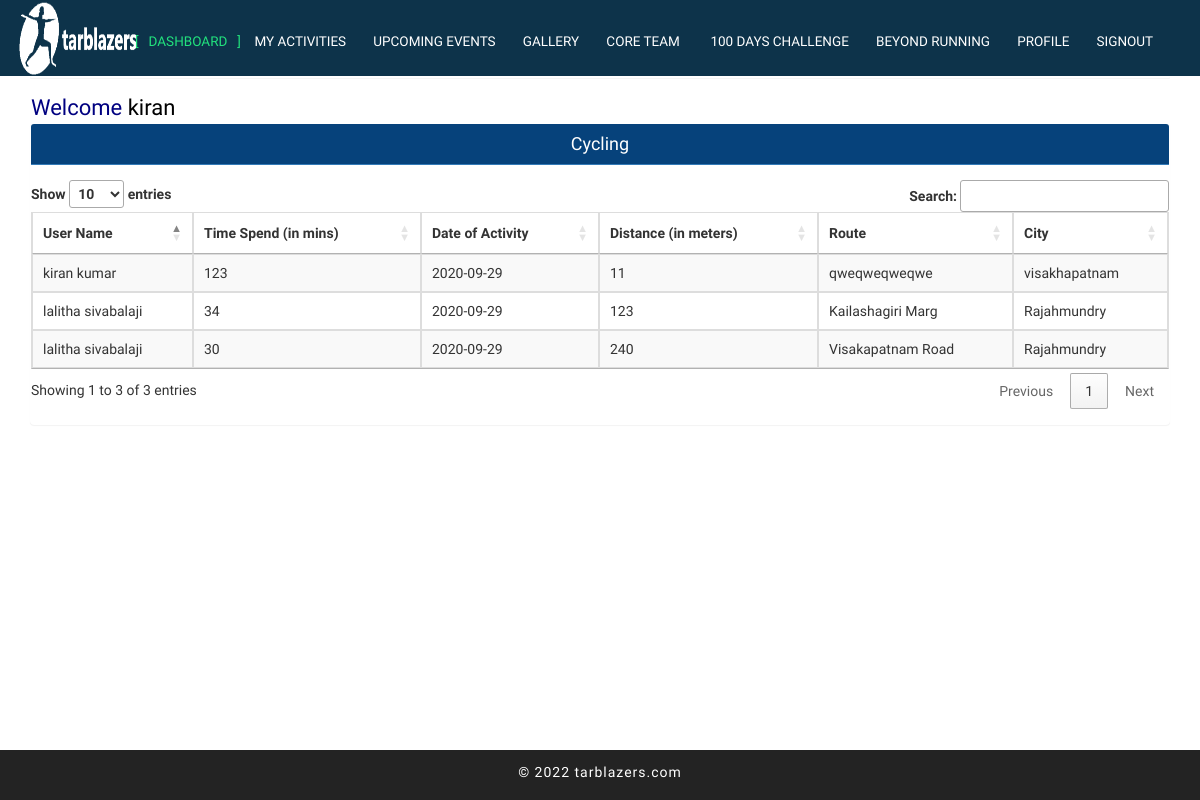
/user/leaderboard.php?activity_id=2 (signed in), run on the app's committed database.
### tables this page shows
CREATE TABLE `activities` (
  `activity_id` int(11) NOT NULL,
  `name` varchar(255) NOT NULL,
  `status` tinyint(4) NOT NULL DEFAULT '1',
  `created_on` datetime NOT NULL DEFAULT CURRENT_TIMESTAMP
);

CREATE TABLE `user_activities` (
  `id` int(11) NOT NULL,
  `user_id` int(11) NOT NULL,
  `activity_id` int(11) NOT NULL,
  `distance` int(11) DEFAULT NULL COMMENT 'in meters',
  `time` int(11) NOT NULL COMMENT 'in minutes',
  `date` date NOT NULL,
  `route` varchar(255) DEFAULT NULL,
  `status` tinyint(4) NOT NULL DEFAULT '1',
  `created_on` datetime NOT NULL DEFAULT CURRENT_TIMESTAMP
);

CREATE TABLE `users` (
  `user_id` int(11) NOT NULL,
  `firstname` varchar(255) NOT NULL,
  `lastname` varchar(255) NOT NULL,
  `mobile` varchar(255) NOT NULL,
  `email` varchar(255) NOT NULL,
  `city` varchar(255) NOT NULL,
  `password` varchar(255) NOT NULL,
  `dob` date NOT NULL,
  `gender` enum('male','female') NOT NULL,
  `role` enum('admin','user') DEFAULT 'user',
  `status` tinyint(4) NOT NULL DEFAULT '1',
  `created_on` datetime NOT NULL DEFAULT CURRENT_TIMESTAMP
);

### user/leaderboard.php (the view, shortened to what this page needs)
<?php
	include '../db_connection.php';
	$activities_array = array();
	$activity_name = '';
	$key = 0;
	$activity_id = $_GET['activity_id'];
	$query = "SELECT * FROM `user_activities` JOIN `users` ON user_activities.user_id = users.user_id JOIN `activities` ON activities.activity_id = user_activities.activity_id WHERE user_activities.`activity_id` = '".$activity_id."' ORDER BY user_activities.time DESC ";
	$result = $conn->query($query);
	while( $row = $result->fetch_assoc() ) {
		$activities_array[$key]['user_name'] = $row['firstname']." ".$row['lastname'];
		$activities_array[$key]['date'] = $row['date'];
		$activities_array[$key]['time'] = $row['time'];
		$activities_array[$key]['distance'] = $row['distance'];
		$activities_array[$key]['route'] = $row['route'];
        $activities_array[$key]['city'] = $row['city'];
		$key++;
		$activity_name = $row['name'];
	}
?>
<!DOCTYPE html>
<html lang="en">
<head>
    <link rel="stylesheet" href="../css/bootstrap.css">
    <link rel="stylesheet" href="../css/style.css" type="text/css" media="all" />
    <link rel="stylesheet" href="../css /font-awesome.css">
    <link rel='stylesheet' type='text/css' href='../css/jquery.easy-gallery.css' />
    <link rel="stylesheet" type="text/css" href="https://cdn.datatables.net/1.10.22/css/jquery.dataTables.min.css">
</head>
<body>
    <div class="Main-agile">
        <div class="header-bottom">
            <div class="container-fluid">
                <nav class="navbar navbar-default">
                    <div class="navbar-header">
                        <div class="logo" style="margin-left: 2%;">
                            <img src="../images/logo10.png" width="120" height="76" alt=" ">
                        </div>
                    </div>
                    <div class="collapse navbar-collapse nav-wil" id="bs-example-navbar-collapse-1">
                        <nav class="cl-effect-1" id="cl-effect-1">
                            <ul class="nav navbar-nav">
								<li class="active"><a href="dashboard.php">DashBoard</a></li>
								<li><a href="activities.php">My Activities</a></li>
                                <li><a href="upcoming_events.php">Upcoming Events</a></li>
                                <li><a href="gallery.php">Gallery</a></li>
                                <li><a href="coreteam.php">Core Team</a></li>
                                <li><a href="100dayschallenge.php"> 100 Days Challenge</a></li>
                                <li><a href="beyond_running.php">Beyond Running</a></li>
                                <li><a href="profile.php">Profile</a></li>
                                <li><a href="logout.php">Signout</a></li>
                            </ul>
                        </nav>
                    </div>
                </nav>
            </div>
        </div>
    </div>
<div class="container" style="">
        <div class="panel panel-primary">
               <span class="pull-left" style="color:black;font-size:22px;margin-top:15px;">
               <span style="color:navy;">Welcome </span> <?php echo $_SESSION['name']?></span>
</div>
</div>
    <div class="container" style="height: 600px">
        <div class="panel panel-primary">
            <div class="panel-heading" style="text-align: center;">
               	<h4><?php echo $activity_name; ?></h4>
            </div>
            <div class="panel-body">
            	<div class="row">
            		<table class="table table-bordered table-striped table-hover" id="activities_table">
            			<thead>
            				<tr>
	            				<th>User Name</th>
	            				<th>Time Spend (in mins)</th>
	            				<th>Date of Activity</th>
	            				<th>Distance (in meters)</th>
	            				<th>Route</th>
                                <th>City</th>
            				</tr>
            			</thead>
            			<tbody>
            				<?php
            					foreach ($activities_array as $key => $value) {
            				?>
            					<tr>
            						<td> <?php echo $value['user_name']; ?> </td>
            						<td> <?php echo $value['time']; ?> </td>
            						<td> <?php echo $value['date']; ?> </td>
            						<td> <?php echo $value['distance']; ?> </td>
            						<td> <?php echo $value['route']; ?> </td>
                                    <td> <?php echo $value['city']; ?> </td>
            					</tr>
            				<?php
            					}
            				?>
            			</tbody>
            		</table>
            	</div>
            </div>
        </div>
    </div>
    <div class="footer">
        <p class="agileinfo"> &copy; 2022 tarblazers.com</p>
    </div>
</body>
</html>

### css/style.css (style rules this page uses)
body { padding:0; margin:0; font-family: 'Hind Vadodara', sans-serif; background:#fff; position:relative; }
body a { transition:0.5s all; -webkit-transition:0.5s all; -moz-transition:0.5s all; -o-transition:0.5s all; -ms-transition:0.5s all; }
h1,h2,h3,h4,h5,h6 { margin:0; font-family: 'Exo 2', sans-serif; }
p { margin:0; font-family: 'Hind Vadodara', sans-serif; letter-spacing:1px; margin-top: 1%; }
ul { margin:0; padding:0; }
.cl-effect-1 a::before, .cl-effect-1 a::after { display: inline-block; opacity: 0; -webkit-transition: -webkit-transform 0.3s, opacity 0.2s; -moz-transition: -moz-transform 0.3s, opacity 0.2s; transition: transform 0.3s, opacity 0.2s; }
.cl-effect-1 a::before { margin-right: 10px; content: '['; -webkit-transform: translateX(20px); -moz-transform: translateX(20px); transform: translateX(20px); }
.cl-effect-1 a::after { margin-left: 10px; content: ']'; -webkit-transform: translateX(-20px); -moz-transform: translateX(-20px); transform: translateX(-20px); }
.cl-effect-1 a:hover::before, .cl-effect-1 a:hover::after, .cl-effect-1 a:focus::before, .cl-effect-1 a:focus::after,.navbar-nav li.active a::before,.navbar-nav li.active a::after, .navbar-nav li.active a:focus::before, .navbar-nav li.active a:focus::after { opacity: 1; -webkit-transform: translateX(0px); -moz-transform: translateX(0px); transform: translateX(0px); }
.navbar-default { background: none; border: none; }
.navbar { margin-bottom: 0; }
.navbar-collapse { padding: 0; box-shadow: none; }
.navbar-default .navbar-collapse, .navbar-default .navbar-form { border: none; }
.navbar-nav { float:left; padding-top: 0.5%; }
.navbar-default .navbar-nav > li > a { color: #fff; }
.navbar-default .navbar-nav > .active > a, .navbar-default .navbar-nav > .active > a:hover, .navbar-default .navbar-nav > .active > a:focus { background: none; color:#22e27d; }
.navbar-nav > li > a { font-size: 13px; text-transform: uppercase; padding: 20px 0px 0; }
.header-bottom { position: relative; padding: 1em 0; }
.Main-agile { position: relative; }
@media (max-width: 1366px) { .header-bottom { padding: 0 0; background-color: #0d334a; } }

### user/leaderboard.php (style rules this page uses)
.navbar-nav>li>a { font-size: 13.5px; text-transform: uppercase; padding: 25px 0px 0; }
html, body { max-width: 100%; }
img { vertical-align: middle; }
img { border: 0; }
* { -webkit-box-sizing: border-box; -moz-box-sizing: border-box; box-sizing: border-box; }
a:link, a:visited, a:active, a:hover { color: #333; }
a { color: #428bca; text-decoration: none; }
a { color: #333; outline: none; padding-left: 3px; padding-right: 3px; }
a:-webkit-any-link { color: -webkit-link; cursor: pointer; }
.panel>.panel-heading { background-image: none; background-color: #06427b; color: white; }
.panel-primary { border-color: #ffffff; }
.footer { height: 50px; position: fixed; left: 0; bottom: 0; margin-bottom: 0px; width: 100%; background-color: #232323; text-align: center; font-weight: 300; font-size: 14px; color: #ffffff; z-index: 9999; }

### data on the page
activities: name "Cycling"
user_activities: user_name "kiran kumar", time "123", date "2020-09-29", distance "11", route "qweqweqweqwe", user.city "visakhapatnam"
user_activities: user_name "lalitha sivabalaji", time "34", date "2020-09-29", distance "123", route "Kailashagiri Marg", user.city "Rajahmundry"
user_activities: user_name "lalitha sivabalaji", time "30", date "2020-09-29", distance "240", route "Visakapatnam Road", user.city "Rajahmundry"

### other printed values
$_SESSION['name'] "kiran"
